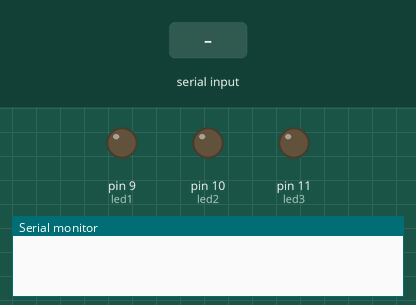
Simulated run of this sketch. Board: Arduino Uno, built with avr-gcc and run on an emulated ATmega328P. Parts: output pins drawn as LEDs (lit = HIGH), the last lines printed to the serial monitor. The test bench sets the inputs (shaded band).

Above: at 1.2 s.
1.3 s: "1\n" received over Serial
At 2.1 s:
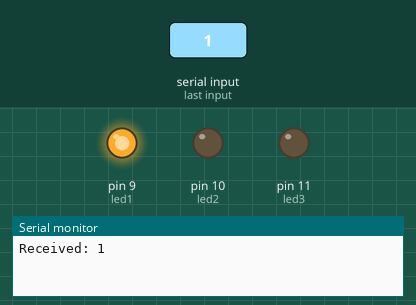
3.8 s: "2\n" received over Serial
At 4.1 s:
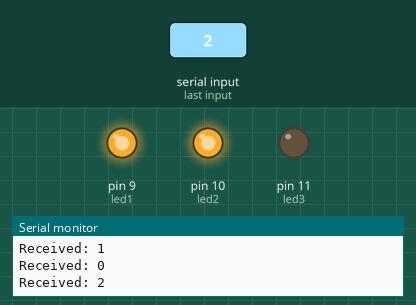
6.3 s: "3\n" received over Serial
At 7.1 s:
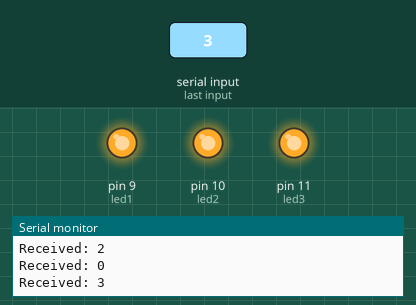
Timing chart, 0 to 9.3 s (numbered marks = the images above; inputs shaded):
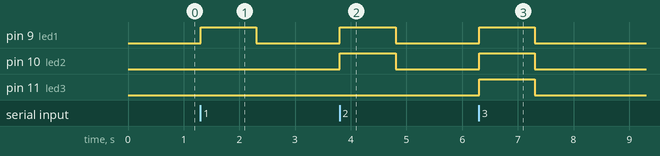

The sketch:

ambulance_buzzer-Hackmatrix.ino
```cpp
const int led1 = 9;
const int led2 = 10;
const int led3 = 11;

void setup() {
    Serial.begin(9600);
    pinMode(led1, OUTPUT);
    pinMode(led2, OUTPUT);
    pinMode(led3, OUTPUT);
}

void loop() {
    if (Serial.available() > 0) {
        int soundClass = Serial.parseInt();
        Serial.print("Received: ");
        Serial.println(soundClass);

        // Turn OFF all LEDs first
        digitalWrite(led1, LOW);
        digitalWrite(led2, LOW);
        digitalWrite(led3, LOW);

        // Turn ON LEDs based on classification
        if (soundClass == 1) {
            digitalWrite(led1, HIGH);
        } else if (soundClass == 2) {
            digitalWrite(led1, HIGH);
            digitalWrite(led2, HIGH);
        } else if (soundClass == 3) {
            digitalWrite(led1, HIGH);
            digitalWrite(led2, HIGH);
            digitalWrite(led3, HIGH);
        }
    }
}
```

Measured:
- after the input at 1.3 s, pin 9 (led1): LOW → HIGH at once, → LOW 1.0 s later
- after the input at 3.8 s, pin 9 (led1), pin 10 (led2): LOW → HIGH at once, → LOW 1.0 s later
- after the input at 6.3 s, pin 9 (led1), pin 10 (led2), pin 11 (led3): LOW → HIGH at once, → LOW 1.0 s later
